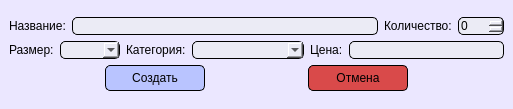
<?xml version="1.0" encoding="UTF-8"?>
<ui version="4.0">
 <class>CreateProductWindow</class>
 <widget class="QMainWindow" name="CreateProductWindow">
  <property name="geometry">
   <rect>
    <x>0</x>
    <y>0</y>
    <width>513</width>
    <height>109</height>
   </rect>
  </property>
  <property name="windowTitle">
   <string>MainWindow</string>
  </property>
  <property name="styleSheet">
   <string notr="true">background-color: rgb(235, 231, 255);</string>
  </property>
  <widget class="QWidget" name="centralwidget">
   <layout class="QVBoxLayout" name="verticalLayout_2">
    <item>
     <layout class="QVBoxLayout" name="verticalLayout">
      <item>
       <layout class="QHBoxLayout" name="horizontalLayout_7">
        <item>
         <layout class="QHBoxLayout" name="horizontalLayout_2">
          <item>
           <widget class="QLabel" name="label">
            <property name="text">
             <string>Название:</string>
            </property>
           </widget>
          </item>
          <item>
           <widget class="QLineEdit" name="name_line">
            <property name="minimumSize">
             <size>
              <width>300</width>
              <height>0</height>
             </size>
            </property>
            <property name="styleSheet">
             <string notr="true">background-color: rgb(235, 235, 245);
border-radius: 5px;
border: 1px solid dlack</string>
            </property>
            <property name="text">
             <string/>
            </property>
           </widget>
          </item>
         </layout>
        </item>
        <item>
         <layout class="QHBoxLayout" name="horizontalLayout">
          <item>
           <widget class="QLabel" name="label_5">
            <property name="text">
             <string>Количество:</string>
            </property>
           </widget>
          </item>
          <item>
           <widget class="QSpinBox" name="quantitytBox">
            <property name="minimumSize">
             <size>
              <width>46</width>
              <height>0</height>
             </size>
            </property>
            <property name="styleSheet">
             <string notr="true">background-color: rgb(235, 235, 245);
border-radius: 5px;
border: 1px solid dlack</string>
            </property>
           </widget>
          </item>
         </layout>
        </item>
       </layout>
      </item>
      <item>
       <layout class="QHBoxLayout" name="horizontalLayout_8">
        <item>
         <layout class="QHBoxLayout" name="horizontalLayout_5">
          <item>
           <widget class="QLabel" name="label_2">
            <property name="text">
             <string>Размер:</string>
            </property>
           </widget>
          </item>
          <item>
           <widget class="QComboBox" name="sizeBox">
            <property name="minimumSize">
             <size>
              <width>60</width>
              <height>0</height>
             </size>
            </property>
            <property name="styleSheet">
             <string notr="true">background-color: rgb(235, 235, 245);
border-radius: 5px;
border: 1px solid dlack</string>
            </property>
            <item>
             <property name="text">
              <string/>
             </property>
            </item>
           </widget>
          </item>
         </layout>
        </item>
        <item>
         <layout class="QHBoxLayout" name="horizontalLayout_4">
          <item>
           <widget class="QLabel" name="label_3">
            <property name="text">
             <string>Категория:</string>
            </property>
           </widget>
          </item>
          <item>
           <widget class="QComboBox" name="categoriesBox">
            <property name="minimumSize">
             <size>
              <width>112</width>
              <height>0</height>
             </size>
            </property>
            <property name="styleSheet">
             <string notr="true">background-color: rgb(235, 235, 245);
border-radius: 5px;
border: 1px solid dlack</string>
            </property>
            <item>
             <property name="text">
              <string/>
             </property>
            </item>
           </widget>
          </item>
         </layout>
        </item>
        <item>
         <layout class="QHBoxLayout" name="horizontalLayout_3">
          <item>
           <widget class="QLabel" name="label_4">
            <property name="text">
             <string>Цена:</string>
            </property>
           </widget>
          </item>
          <item>
           <widget class="QLineEdit" name="price_line">
            <property name="styleSheet">
             <string notr="true">background-color: rgb(235, 235, 245);
border-radius: 5px;
border: 1px solid dlack</string>
            </property>
           </widget>
          </item>
         </layout>
        </item>
       </layout>
      </item>
      <item>
       <layout class="QHBoxLayout" name="horizontalLayout_6">
        <item>
         <spacer name="horizontalSpacer">
          <property name="orientation">
           <enum>Qt::Horizontal</enum>
          </property>
          <property name="sizeHint" stdset="0">
           <size>
            <width>40</width>
            <height>20</height>
           </size>
          </property>
         </spacer>
        </item>
        <item>
         <widget class="QPushButton" name="create_btn">
          <property name="minimumSize">
           <size>
            <width>100</width>
            <height>0</height>
           </size>
          </property>
          <property name="styleSheet">
           <string notr="true">QPushButton {
	background-color: rgb(185, 196, 255);
	padding: 5 10 5 10;
	border:1px solid black;
	border-radius: 5px;
}

QPushButton:hover {
	background-color: rgb(155, 155, 224);
}

QPushButton:pressed {
	background-color: rgb(140, 140, 207);
}</string>
          </property>
          <property name="text">
           <string>Создать</string>
          </property>
         </widget>
        </item>
        <item>
         <spacer name="horizontalSpacer_2">
          <property name="orientation">
           <enum>Qt::Horizontal</enum>
          </property>
          <property name="sizeHint" stdset="0">
           <size>
            <width>40</width>
            <height>20</height>
           </size>
          </property>
         </spacer>
        </item>
        <item>
         <widget class="QPushButton" name="clousing_btn">
          <property name="minimumSize">
           <size>
            <width>100</width>
            <height>0</height>
           </size>
          </property>
          <property name="styleSheet">
           <string notr="true">QPushButton {
	background-color: rgb(217, 74, 74);
	padding: 5 10 5 10;
	border:1px solid black;
	border-radius: 5px;
}

QPushButton:hover {
	background-color: rgb(222, 87, 87);
}

QPushButton:pressed {
	background-color: rgb(217, 139, 139);
}</string>
          </property>
          <property name="text">
           <string>Отмена</string>
          </property>
         </widget>
        </item>
        <item>
         <spacer name="horizontalSpacer_3">
          <property name="orientation">
           <enum>Qt::Horizontal</enum>
          </property>
          <property name="sizeHint" stdset="0">
           <size>
            <width>40</width>
            <height>20</height>
           </size>
          </property>
         </spacer>
        </item>
       </layout>
      </item>
     </layout>
    </item>
   </layout>
  </widget>
 </widget>
 <resources/>
 <connections/>
</ui>
